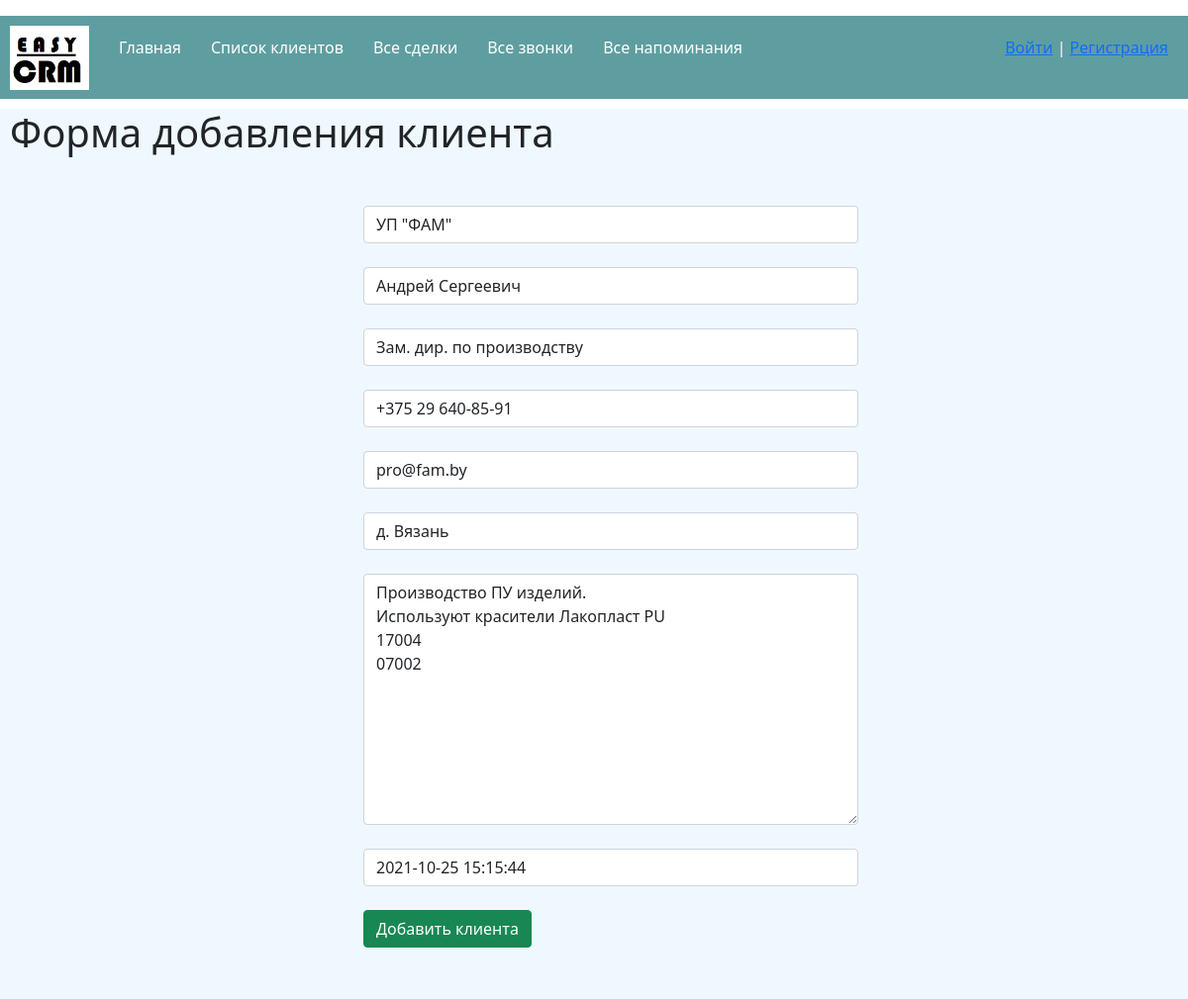
The app's page /update_client/4 with its own data.
### crm/models.py (models this page shows, shortened)
class Client(models.Model):
    client_name = models.CharField('Название клиента', max_length=100)
    lpr = models.CharField('ФИО ЛПР-а', max_length=150)
    position = models.CharField('Должность', max_length=100)
    tel_number = models.CharField('Телефон', max_length=100)
    email = models.EmailField('Е-мэил', blank=True)
    adress = models.CharField('Адрес', max_length=255)
    commentary = models.TextField('Коментарии')
    publish = models.DateTimeField('Дата создания', default=timezone.now)
    author = models.ForeignKey(User, on_delete=models.CASCADE,
                               related_name='user_clients')

### crm/views.py (the view)
# urls.py: path('update_client/<int:pk>', views.ClientUpdate.as_view(), name='update_client'),
class ClientUpdate(UpdateView):
    model = models.Client
    template_name = 'crm/create_client.html'
    form_class = forms.ClientForm

### crm/templates/crm/create_client.html (shortened to what this page needs)
{% extends 'crm/base_two.html' %}
{% block content  %}
    <h1>Форма добавления клиента</h1>
    <form method="post">
        {{ form.client_name }}<br>
        {{ form.lpr }}<br>
        {{ form.position }}<br>
        {{ form.tel_number }}<br>
        {{ form.email }}<br>
        {{ form.adress }}<br>
        {{ form.commentary }}<br>
        {{ form.publish }}<br>
        <button class="btn btn-success" type="submit">Добавить клиента</button>
    </form>
{% endblock %}

### crm/static/crm/css/base.css (style rules this page uses)
* { box-sizing: border-box }
form { margin-left: 30%; width: 500px; margin-top: 50px; }

### records on screen
Client: client_name "УП \"ФАМ\"", lpr "Андрей Сергеевич", position "Зам. дир. по производству", tel_number "+375 29 640-85-91", email "pro@fam.by", adress "д. Вязань", commentary "Производство ПУ изделий. Используют красители Лакопласт PU 17004 07002", publish "2021-10-25 15:15:44"
